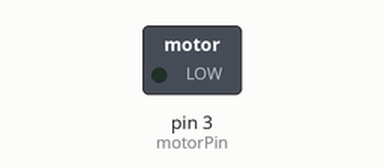
Recording of a sketch running on a simulated Arduino Uno, built with avr-gcc and run on an emulated ATmega328P. On the bench: switched loads named in the sketch (green lamp = pin HIGH).

Above: at 0.05 s.
At 0.75 s:
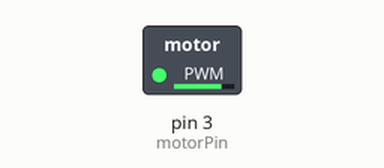
At 1.5 s:
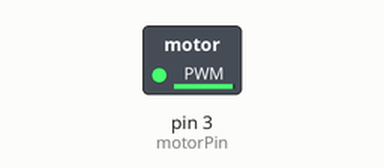
Timing chart, 0 to 3.5 s (numbered marks = the images above):
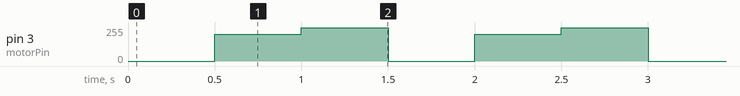

Measured:
- by itself, pin 3 (motorPin): repeats every 1.5 s: 250/255 0.50 s, 0/255 0.50 s, 200/255 0.50 s

The sketch:

sketch_may24b.ino
```cpp
const int motorPin = 3;
const int speed = 128; // Set initial speed value (0-255)

void setup() {
  pinMode(motorPin, OUTPUT);
}
void loop()
{
    analogWrite(motorPin, 0);
  delay(500);

    analogWrite(motorPin, 200);
  delay(500);


    analogWrite(motorPin, 250);
  delay(500);
}
```
